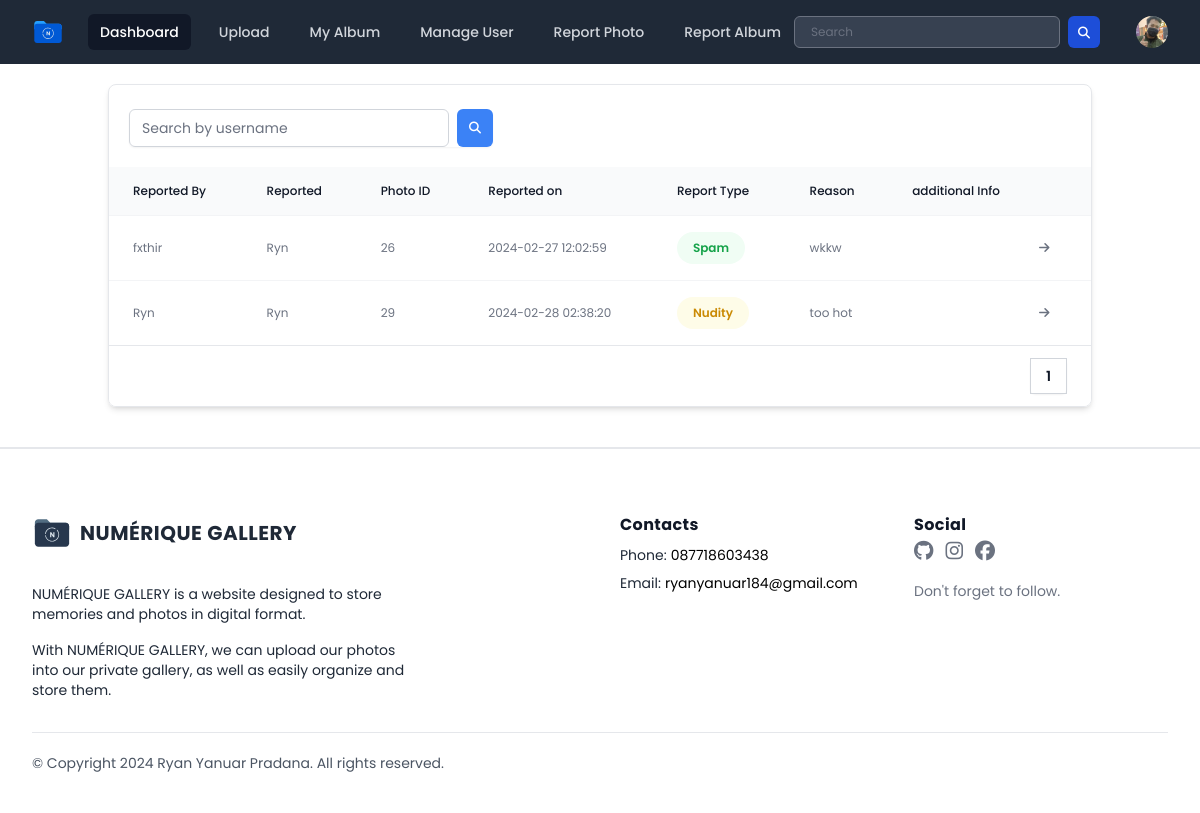
/public/page/admin/report/search.php (signed in), run on the app's committed database.
### tables this page shows
CREATE TABLE `users` (
  `userID` int(11) NOT NULL,
  `name` varchar(255) DEFAULT NULL,
  `username` varchar(50) NOT NULL,
  `password` varchar(255) NOT NULL,
  `email` varchar(100) NOT NULL,
  `access_level` varchar(50) DEFAULT 'user',
  `last_login` datetime DEFAULT NULL,
  `createdAt` timestamp NOT NULL DEFAULT current_timestamp(),
  `profile_photo` varchar(255) DEFAULT 'default_profile.svg'
);

CREATE TABLE `reports` (
  `reportID` int(11) NOT NULL,
  `reportType` varchar(50) NOT NULL,
  `photoID` int(11) DEFAULT NULL,
  `reason` varchar(255) NOT NULL,
  `additionalInfo` text DEFAULT NULL,
  `reportedBy` int(11) NOT NULL,
  `reportedUser` int(11) NOT NULL,
  `reportedAt` timestamp NOT NULL DEFAULT current_timestamp()
);

### public/page/admin/report/search.php (the view, shortened to what this page needs)
<?php
include '../../../../database/koneksi.php';
$username = $_SESSION["username"];
$query = "SELECT * FROM users WHERE username = '$username'";
$result = mysqli_query($conn, $query);
if ($result && mysqli_num_rows($result) > 0) {
    $row = mysqli_fetch_assoc($result);
    $profile_photo = $row['profile_photo'];
} else {
    echo "Error: " . mysqli_error($conn);
}
$queryTotalRows = "SELECT COUNT(*) as total FROM reports";
$resultTotalRows = mysqli_query($conn, $queryTotalRows);
$totalRows = mysqli_fetch_assoc($resultTotalRows)['total'];
$rowsPerPage = 5;
$totalPages = ceil($totalRows / $rowsPerPage);
$current_page = isset($_GET['page']) ? $_GET['page'] : 1;
$offset = ($current_page - 1) * $rowsPerPage;
?>
<!DOCTYPE html>
<html lang="en">
<head>
    <link rel="stylesheet" href="../../../css/output.css">
    <link rel="stylesheet" href="../../../css/style.css">
    <link rel="stylesheet" href="../../../css/all.min.css">
    <link rel="stylesheet" href="../../../css/fontawesome.min.css">
</head>
<body class="h-screen overflow-x-hidden font-poppins">
    <div x-data="{ open: false, profileMenuOpen: false }">
        <nav class="bg-gray-800">
            <div class="mx-auto max-w-7xl px-2 sm:px-6 lg:px-8">
                <div class="relative flex h-16 items-center justify-between">
                    <div class="flex flex-1 items-center justify-center sm:items-stretch sm:justify-start">
                        <div class="flex flex-shrink-0 items-center">
                            <img class="h-8 w-auto hidden sm:block" src="../../../assets/logo/logo-secondary.svg" alt="Numérique Gallery">
                        </div>
                        <div class="hidden sm:ml-6 sm:block">
                            <div class="flex space-x-4">
                                <a href="../../user/dashboard.php" class="bg-gray-900 text-white rounded-md px-3 py-2 text-sm font-medium" aria-current="page">Dashboard</a>
                                <a href="../../user/uploads.php" class="text-gray-300 hover:bg-gray-700 hover:text-white rounded-md px-3 py-2 text-sm font-medium">Upload</a>
                                <a href="../../user/album.php" class="text-gray-300 hover:bg-gray-700 hover:text-white rounded-md px-3 py-2 text-sm font-medium">My Album</a>
                                <a href="../manage-user.php" class="text-gray-300 hover:bg-gray-700 hover:text-white rounded-md px-3 py-2 text-sm font-medium">Manage User</a>
                                <a href="./reportPhoto.php" class="text-gray-300 hover:bg-gray-700 hover:text-white rounded-md px-3 py-2 text-sm font-medium">Report Photo</a>
                                <a href="./reportAlbum.php" class="text-gray-300 hover:bg-gray-700 hover:text-white rounded-md px-3 py-2 text-sm font-medium">Report Album</a>
                            </div>
                        </div>
                    </div>
                    <div class="flex items-center">
                        <form action="../user/result_search.php" class="flex flex-row gap-2" method="GET">
                            <div class="hidden sm:block">
                                <input type="text" name="search" placeholder="Search" class="bg-gray-700 text-white px-4 py-3 h-8 rounded-md text-xs focus:outline-none focus:shadow-outline">
                            </div>
                            <button type="submit" class="text-white hidden sm:block bg-blue-700 hover:bg-blue-800 focus:ring-4 focus:ring-blue-300 font-medium rounded-md text-sm  h-8 w-8 dark:bg-blue-600 dark:hover:bg-blue-700 focus:outline-none dark:focus:ring-blue-800"><i class="fa-solid fa-magnifying-glass text-xs mx-auto"></i></button>
                        </form>
                        <div class="absolute inset-y-0 right-0 flex items-center pr-2 sm:static sm:inset-auto sm:ml-6 sm:pr-0">
                            <div class="relative ml-3">
                                <div>
                                    <button @click="profileMenuOpen = !profileMenuOpen" type="button" class="relative flex rounded-full bg-gray-800 text-sm focus:outline-none focus:ring-2 focus:ring-white focus:ring-offset-2 focus:ring-offset-gray-800" id="user-menu-button" aria-expanded="false" aria-haspopup="true">
                                        <span class="absolute -inset-1.5"></span>
                                        <img class="h-8 w-8 rounded-full" src="../../../../database/uploads/<?= $profile_photo ?>" alt="<?= $row['username'] ?> profile photo">
                                    </button>
                                </div>
                            </div>
                        </div>
                    </div>
                </div>
            </div>
        </nav>
    </div>
    <div class="container mx-auto ">
        <div class="overflow-hidden rounded-lg border border-gray-200 shadow-md m-5">
            <div class="m-5 flex justify-between">
                <form action="search.php" method="GET">
                    <div class="mt-1 relative flex gap-2 rounded-md shadow-sm">
                        <input type="text" name="search" id="search" class="focus:ring-indigo-500 w-80 focus:border-indigo-500 inline pr-10 sm:text-sm border-gray-300 rounded-md" placeholder="Search by username">
                        <button type="submit" class="inset-y-0 right-0 px-3 py-2 bg-blue-500 text-white text-xs rounded-md hover:bg-indigo-600 focus:outline-none focus:bg-indigo-600"><i class="fa-solid fa-magnifying-glass"></i></button>
                    </div>
                </form>
            </div>
            <div class="overflow-x-auto">
                <table class="w-full border-collapse bg-white text-left text-xs text-gray-500">
                    <thead class="bg-gray-50">
                        <tr>
                            <th scope="col" class="px-6 py-4 font-medium text-gray-900">Reported By</th>
                            <th scope="col" class="px-6 py-4 font-medium text-gray-900">Reported</th>
                            <th scope="col" class="px-6 py-4 font-medium text-gray-900">Photo ID</th>
                            <th scope="col" class="px-6 py-4 font-medium text-gray-900">Reported on</th>
                            <th scope="col" class="px-6 py-4 font-medium text-gray-900">Report Type</th>
                            <th scope="col" class="px-6 py-4 font-medium text-gray-900">Reason</th>
                            <th scope="col" class="px-6 py-4 font-medium text-gray-900">additional Info</th>
                            <th scope="col" class="px-6 py-4 font-medium text-gray-900"></th>
                        </tr>
                    </thead>
                    <tbody class="divide-y divide-gray-100 border-t border-gray-100">
                        <?php
                        $searchKeyword = isset($_GET['search']) ? $_GET['search'] : '';
                        $queryReport = "SELECT reports.reportType, reports.photoID, reports.reason, reports.additionalInfo, users.username AS reportedBy,
                    reported_users.username AS reportedUser, reports.reportedAt
                    FROM reports
                    INNER JOIN users ON reports.reportedBy = users.userID
                    INNER JOIN users AS reported_users ON reports.reportedUser = reported_users.userID
                    WHERE users.username LIKE '%$searchKeyword%'
                    LIMIT $rowsPerPage OFFSET $offset ";
                        $resultReport = mysqli_query($conn, $queryReport);
                        if ($resultReport && mysqli_num_rows($resultReport) > 0) {
                            while ($row = mysqli_fetch_assoc($resultReport)) {
                        ?>
                                <tr class="hover:bg-gray-50">
                                    <td class="px-6 py-4">
                                        <?= $row['reportedBy'] ?>
                                    </td>
                                    <td class="px-6 py-4">
                                        <?= $row['reportedUser'] ?>
                                    </td>
                                    <td class="px-6 py-4">
                                        <?= $row['photoID'] ?>
                                    </td>
                                    <td class="px-6 py-4">
                                        <?= $row['reportedAt'] ?>
                                    </td>
                                    <td class="px-6 py-4">
                                        <?php if ($row['reportType'] === 'spam') : ?>
                                            <span class="inline-flex items-center gap-1 rounded-full bg-green-50 px-4 py-2 text-xs font-semibold text-green-600">
                                                Spam
                                            </span>
                                        <?php elseif ($row['reportType'] === 'nudity') : ?>
                                            <span class="inline-flex items-center gap-1 rounded-full bg-yellow-50 px-4 py-2 text-xs font-semibold text-yellow-600">
                                                Nudity
                                            </span>
                                        <?php elseif ($row['reportType'] === "violence") : ?>
                                            <span class="inline-flex items-center gap-1 rounded-full bg-orange-50 px-4 py-2 text-xs font-semibold text-orange-600">
                                                Violence
                                            </span>
                                        <?php elseif ($row['reportType'] === "terrorism") : ?>
                                            <span class="inline-flex items-center gap-1 rounded-full bg-red-50 px-4 py-2 text-xs font-semibold text-red-600">
                                                Terrorism
                                            </span>
                                        <?php elseif ($row['reportType'] === "hate_speech") : ?>
                                            <span class="inline-flex items-center gap-1 rounded-full bg-purple-50 px-4 py-2 text-xs font-semibold text-purple-600">
                                                Hate Speech
                                            </span>
                                        <?php elseif ($row['reportType'] === "sexual_harrasment") : ?>
                                            <span class="inline-flex items-center gap-1 rounded-full bg-blue-50 px-4 py-2 text-xs font-semibold text-blue-600">
                                                Sexual Harassment
                                            </span>
                                        <?php endif; ?>
                                    </td>
                                    <td class="px-6 py-4">
                                        <?= $row['reason'] ?>
                                    </td>
                                    <td class="px-6 py-4">
                                    </td>
                                    <td>
                                        <a href="../../user/post.php?photoID=<?= $row['photoID'] ?>" class="hover:text-blue-600 ease-in-out"><i class="fa-solid fa-arrow-right font-normal"></i></a>
                                    </td>
                                </tr>
                            <?php
                            }
                        } else {
                            ?>
                            <tr>
                                <td colspan="7" class="text-center py-4">No reports found.</td>
                            </tr>
                        <?php
                        }
                        ?>
                    </tbody>
                </table>
            </div>
            <div class="flex items-center justify-between border-t border-gray-200 bg-white px-4 py-3 sm:px-6">
                <div class="hidden sm:flex sm:flex-1 sm:items-center sm:justify-between">
                    <div>
                        <nav class="isolate inline-flex -space-x-px rounded-md shadow-sm" aria-label="Pagination">
                            <?php for ($i = 1; $i <= $totalPages; $i++) : ?>
                                <a href="?page=<?= $i ?>" class="relative inline-flex items-center px-4 py-2 text-sm font-semibold text-gray-900 ring-1 ring-inset ring-gray-300 hover:bg-gray-50 focus:z-20 focus:outline-offset-0">
                                    <?= $i ?>
                                </a>
                            <?php endfor; ?>
                        </nav>
                    </div>
                </div>
            </div>
        </div>
    </div>
    <div class="px-4 pt-16 mx-auto sm:max-w-xl md:max-w-full lg:max-w-screen-xl md:px-24 lg:px-8 border-t-2 mt-10">
        <div class="grid gap-10 row-gap-6 mb-8 sm:grid-cols-2 lg:grid-cols-4">
            <div class="sm:col-span-2">
                <a href="../../user/dashboard.php" aria-label="Go home" title="Company" class="inline-flex items-center">
                    <img src="../../../assets/logo/logo-main.svg" class="h-10 w-auto" alt="Numérique Gallery">
                    <span class="ml-2 text-xl font-bold tracking-wide text-gray-800 uppercase">Numérique Gallery</span>
                </a>
                <div class="mt-6 lg:max-w-sm">
                    <p class="text-sm text-gray-800">
                        NUMÉRIQUE GALLERY is a website designed to store memories and photos in digital format.
                    </p>
                    <p class="mt-4 text-sm text-gray-800">
                        With NUMÉRIQUE GALLERY, we can upload our photos into our private gallery, as well as easily
                        organize and store them.
                    </p>
                </div>
            </div>
            <div class="space-y-2 text-sm">
                <p class="text-base font-bold tracking-wide text-gray-900">Contacts</p>
                <div class="flex">
                    <p class="mr-1 text-gray-800">Phone:</p>
                    <span class="transition-colors duration-300 text-deep-purple-accent-400 hover:text-deep-purple-800">087718603438</span>
                </div>
                <div class="flex">
                    <p class="mr-1 text-gray-800">Email:</p>
                    <span class="transition-colors duration-300 text-deep-purple-accent-400 hover:text-deep-purple-800">ryanyanuar184@gmail.com</span>
                </div>
            </div>
            <div>
                <span class="text-base font-bold tracking-wide text-gray-900">Social</span>
                <div class="flex items-center mt-1 space-x-3">
                    <a href="https://github.com/Rynr615" target="_blank" class="text-gray-500 transition-colors duration-300 hover:text-gray-500">
                        <i class="fa-brands fa-github text-xl"></i>
                    </a>
                    <a href="https://www.instagram.com/ryn_ynr/" target="_blank" class="text-gray-500 transition-colors duration-300 hover:hover:text-gray-500">
                        <i class="fa-brands fa-instagram text-xl"></i>
                    </a>
                    <a href="https://www.facebook.com/profile.php?id=100055706964435" target="_blank" class="text-gray-500 transition-colors duration-300 hover:hover:text-gray-500">
                        <i class="fa-brands fa-facebook text-xl"></i>
                    </a>
                </div>
                <p class="mt-4 text-sm text-gray-500">
                    Don't forget to follow.
                </p>
            </div>
        </div>
        <div class="flex flex-col-reverse justify-between pt-5 pb-10 border-t lg:flex-row">
            <p class="text-sm text-gray-600">
                © Copyright 2024 Ryan Yanuar Pradana. All rights reserved.
            </p>
        </div>
    </div>
</body>
</html>

### public/css/style.css (style rules this page uses)
* { font-family : 'Poppins', sans-serif; }

### data on the page
users: profile_photo (picture)
reports: reportedBy.username "fxthir", reportedUser.username "Ryn", photoID "26", reportedAt "2024-02-27 12:02:59", reportType "Spam", reason "wkkw"
reports: reportedBy.username "Ryn", photoID "29", reportedAt "2024-02-28 02:38:20", reportType "Nudity", reason "too hot"
